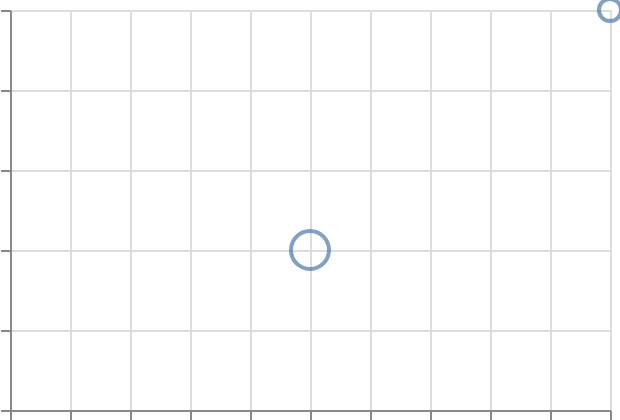

Vega-Lite specification stored for this chart:
### Vega-Lite specification from a JSON file in a GitHub repository (floating-point values rounded to 4 significant figures)
{"$schema": "https://vega.github.io/schema/vega-lite/v6.json", "padding": 5, "autosize": "none", "width": 300, "height": 200, "data": {"name": "flat", "values": [{"a.b": 1, "c d": 2, "e[f]": 3}, {"a.b": 2, "c d": 5, "e[f]": 1}]}, "mark": "point", "encoding": {"x": {"field": "a\\.b", "type": "quantitative"}, "y": {"field": "c d", "type": "quantitative"}, "size": {"field": "e\\[f\\]", "type": "quantitative"}}}
